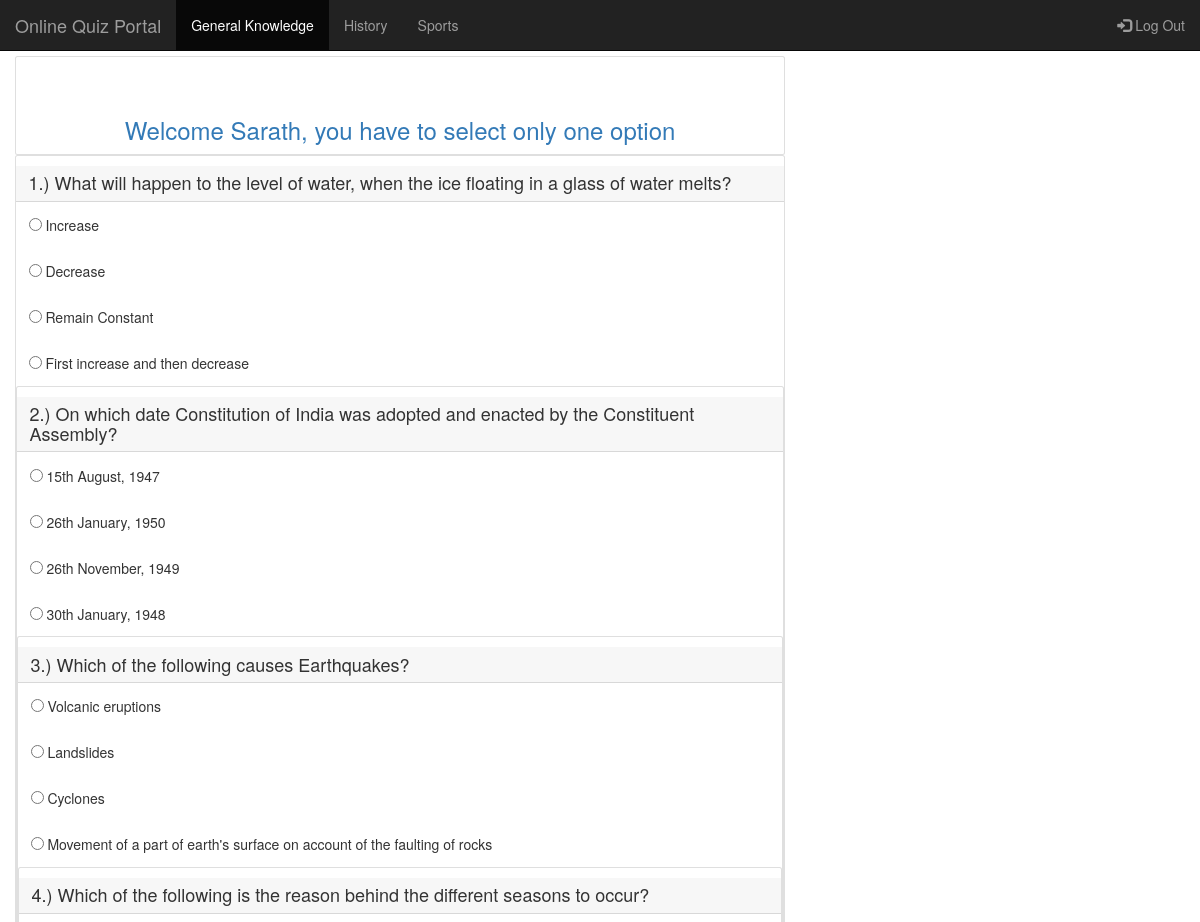
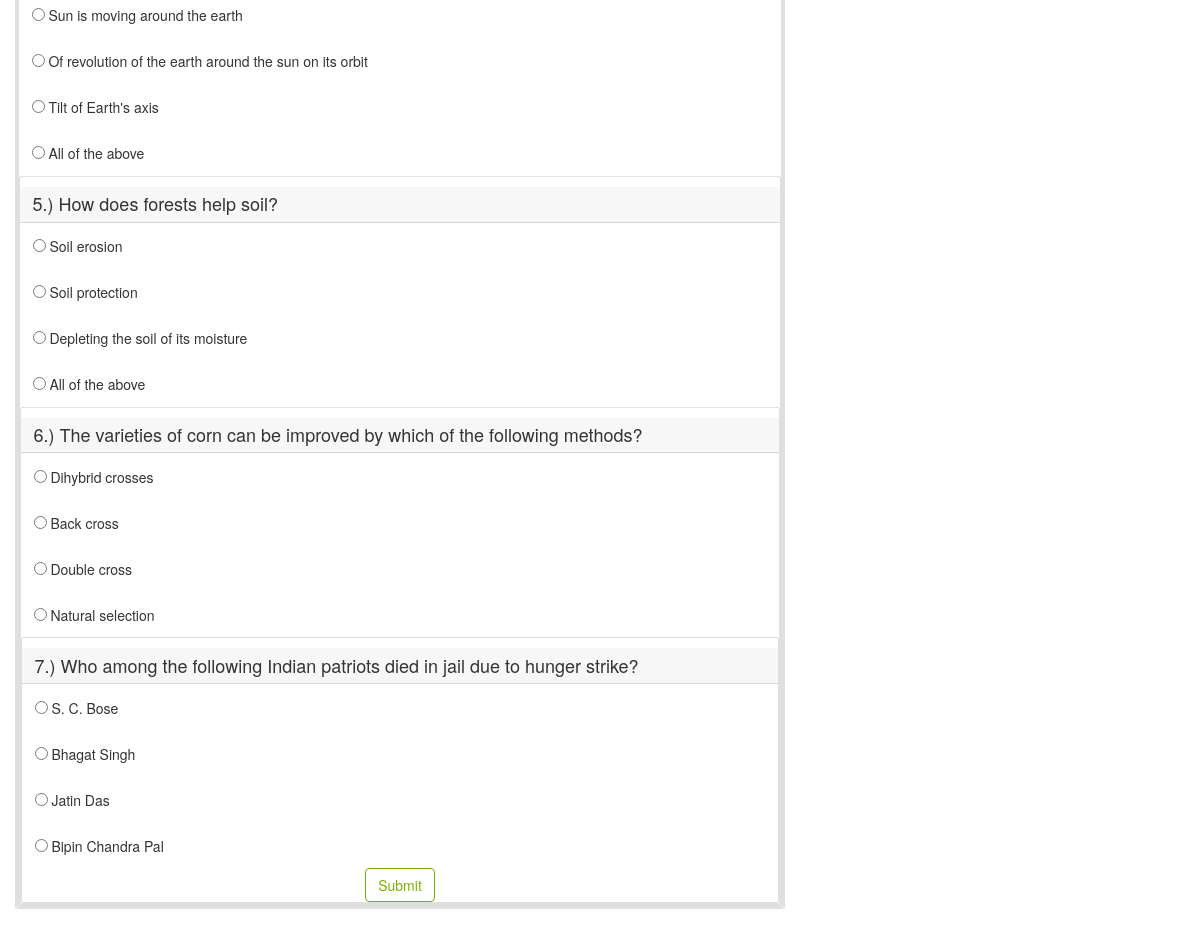
The page / (signed in) on the database its author committed (2 pictures, top to bottom).
### tables this page shows
CREATE TABLE `questions` (
  `qid` int(11) NOT NULL,
  `question` varchar(250) NOT NULL,
  `ans_id` int(11) NOT NULL,
  `cid` int(11) NOT NULL
);

CREATE TABLE `answers` (
  `aid` int(11) NOT NULL,
  `answer` varchar(250) NOT NULL,
  `qid` int(11) NOT NULL,
  `cid` int(11) NOT NULL
);

### index.php (the view, shortened to what this page needs)
<?php
  $con = mysqli_connect('localhost', 'root');
  mysqli_select_db($con, 'multi_login');
?>
<!DOCTYPE html>
<html>
<head>
  <link rel="stylesheet" href="https://maxcdn.bootstrapcdn.com/bootstrap/3.4.0/css/bootstrap.min.css">
</head>
<body>
    <?php if(isset($_SESSION['success'])) : ?>
      <div class="error success">
        <h3>
        </h3>
      </div>
    <?php endif ?>
    <nav class="navbar navbar-inverse navbar-fixed-top">
      <div class="container-fluid">
        <div class="navbar-header">
          <a class="navbar-brand" href="#">Online Quiz Portal</a>
        </div>
        <ul class="nav navbar-nav">
          <li class="active"><a href="index.php">General Knowledge</a></li>
          <li><a href="hisquiz.php">History</a></li>
          <li><a href="sportquiz.php">Sports</a></li>
        </ul>
        <ul class="nav navbar-nav navbar-right">
          <li><a href="mainpage.php?logout='1'"><span class="glyphicon glyphicon-log-in"></span> Log Out</a></li>
        </ul>
      </div>
    </nav>
    <div class="col-lg-8 m-auto d-block">
      <div class="card">
        <br>
        <br>
        <h3 class="text-center text-primary"> Welcome <?php echo $_SESSION['user']['username']; ?>, you have to select only one option </h3>
      </div>
      <form action="checked.php" method="post">
        <?php
          $query = "SELECT * FROM variables WHERE id=1";
          $res = mysqli_query($con, $query);
          $var = mysqli_fetch_assoc($res);
          $tq1 = $var['totalq1'];
          for($i = 1; $i < $tq1; $i++) {
          $q = "SELECT * FROM questions where qid=$i and cid=1";
          $query = mysqli_query($con, $q);
          while($rows = mysqli_fetch_array($query)) {
        ?>
        <div class="card">
            <h4 class="card-header"><?php echo $i . ".) " . $rows['question'] ?> </h4>
            <?php
              $q = "SELECT * FROM answers where qid=$i and cid=1";
              $query = mysqli_query($con, $q);
              while($rows = mysqli_fetch_array($query)) {
            ?>
            <div class="card-body">
              <input type="radio" name="quizcheck[<?php echo $rows['qid']; ?>]" value="<?php echo $rows['aid']; ?>">
              <?php echo $rows['answer']; ?>
            </div>
          <?php
        }
        }
            }
          ?>
          <input type="submit" name="submit1" value="Submit" class="btn btn-outline-success m-auto d-block">
        </div>
      </form>
    </div>
</body>
</html>

### index.php (style rules this page uses)
body { height: 250vh; }
.m-auto { margin: auto !important; }
.d-block { display: block !important; }
.card { position: relative; display: -ms-flexbox; display: flex; -ms-flex-direction: column; flex-direction: column; min-width: 0; word-wrap: break-word; background-color: #fff; background-clip: border-box; border: 1px solid rgba(0, 0, 0, 0.125); border-radius: 0.25rem; }
.card-header { padding: 0.75rem 1.25rem; margin-bottom: 0; background-color: rgba(0, 0, 0, 0.03); border-bottom: 1px solid rgba(0, 0, 0, 0.125); }
.card-body { -ms-flex: 1 1 auto; flex: 1 1 auto; padding: 1.25rem; }
.btn-outline-success { background: #fff; color: #77B300; border-color: #77B300; }

### rows shown on the page
questions: question "What will happen to the level of water, when the ice floating in a glass of water melts?"
answers: answer "Increase"
answers: answer "Decrease"
answers: answer "Remain Constant"
answers: answer "First increase and then decrease"
questions: question "On which date Constitution of India was adopted and enacted by the Constituent Assembly?"
answers: answer "15th August, 1947"
answers: answer "26th January, 1950"
answers: answer "26th November, 1949"
answers: answer "30th January, 1948"
questions: question "Which of the following causes Earthquakes?"
answers: answer "Volcanic eruptions"
answers: answer "Landslides"
answers: answer "Cyclones"
answers: answer "Movement of a part of earth's surface on account of the faulting of rocks"
questions: question "Which of the following is the reason behind the different seasons to occur?"
answers: answer "Sun is moving around the earth"
answers: answer "Of revolution of the earth around the sun on its orbit"
answers: answer "Tilt of Earth's axis"
answers: answer "All of the above"
questions: question "How does forests help soil?"
answers: answer "Soil erosion"
answers: answer "Soil protection"
answers: answer "Depleting the soil of its moisture"
answers: answer "All of the above"
questions: question "The varieties of corn can be improved by which of the following methods?"
answers: answer "Dihybrid crosses"
answers: answer "Back cross"
answers: answer "Double cross"
answers: answer "Natural selection"
questions: question "Who among the following Indian patriots died in jail due to hunger strike?"
answers: answer "S. C. Bose"
answers: answer "Bhagat Singh"
answers: answer "Jatin Das"
answers: answer "Bipin Chandra Pal"

### other values the page prints
$_SESSION['user']['username'] "Sarath"
